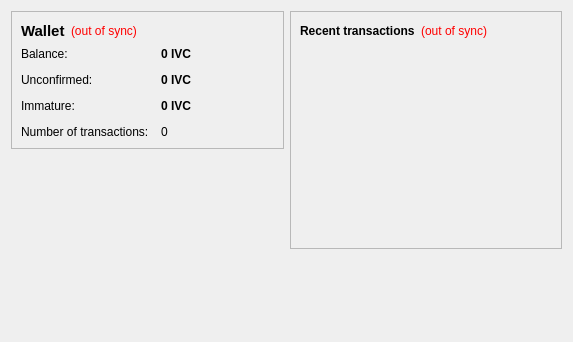
<?xml version="1.0" encoding="UTF-8"?>
<ui version="4.0">
 <class>OverviewPage</class>
 <widget class="QWidget" name="OverviewPage">
  <property name="geometry">
   <rect>
    <x>0</x>
    <y>0</y>
    <width>573</width>
    <height>342</height>
   </rect>
  </property>
  <property name="windowTitle">
   <string>Form</string>
  </property>
  <layout class="QHBoxLayout" name="horizontalLayout" stretch="1,1">
   <item>
    <layout class="QVBoxLayout" name="verticalLayout_2">
     <item>
      <widget class="QFrame" name="frame">
       <property name="frameShape">
        <enum>QFrame::StyledPanel</enum>
       </property>
       <property name="frameShadow">
        <enum>QFrame::Raised</enum>
       </property>
       <layout class="QVBoxLayout" name="verticalLayout_4">
        <item>
         <layout class="QHBoxLayout" name="horizontalLayout_4">
          <item>
           <widget class="QLabel" name="label_5">
            <property name="font">
             <font>
              <pointsize>11</pointsize>
              <weight>75</weight>
              <bold>true</bold>
             </font>
            </property>
            <property name="text">
             <string>Wallet</string>
            </property>
           </widget>
          </item>
          <item>
           <widget class="QLabel" name="labelWalletStatus">
            <property name="toolTip">
             <string>The displayed information may be out of date. Your wallet automatically synchronizes with the Innovationcoin network after a connection is established, but this process has not completed yet.</string>
            </property>
            <property name="styleSheet">
             <string notr="true">QLabel { color: red; }</string>
            </property>
            <property name="text">
             <string notr="true">(out of sync)</string>
            </property>
            <property name="alignment">
             <set>Qt::AlignLeading|Qt::AlignLeft|Qt::AlignVCenter</set>
            </property>
           </widget>
          </item>
          <item>
           <spacer name="horizontalSpacer_2">
            <property name="orientation">
             <enum>Qt::Horizontal</enum>
            </property>
            <property name="sizeHint" stdset="0">
             <size>
              <width>40</width>
              <height>20</height>
             </size>
            </property>
           </spacer>
          </item>
         </layout>
        </item>
        <item>
         <layout class="QFormLayout" name="formLayout_2">
          <property name="fieldGrowthPolicy">
           <enum>QFormLayout::AllNonFixedFieldsGrow</enum>
          </property>
          <property name="horizontalSpacing">
           <number>12</number>
          </property>
          <property name="verticalSpacing">
           <number>12</number>
          </property>
          <item row="0" column="0">
           <widget class="QLabel" name="label">
            <property name="text">
             <string>Balance:</string>
            </property>
           </widget>
          </item>
          <item row="0" column="1">
           <widget class="QLabel" name="labelBalance">
            <property name="font">
             <font>
              <weight>75</weight>
              <bold>true</bold>
             </font>
            </property>
            <property name="cursor">
             <cursorShape>IBeamCursor</cursorShape>
            </property>
            <property name="toolTip">
             <string>Your current balance</string>
            </property>
            <property name="text">
             <string notr="true">0 IVC</string>
            </property>
            <property name="textInteractionFlags">
             <set>Qt::LinksAccessibleByMouse|Qt::TextSelectableByKeyboard|Qt::TextSelectableByMouse</set>
            </property>
           </widget>
          </item>
          <item row="1" column="0">
           <widget class="QLabel" name="label_3">
            <property name="text">
             <string>Unconfirmed:</string>
            </property>
           </widget>
          </item>
          <item row="1" column="1">
           <widget class="QLabel" name="labelUnconfirmed">
            <property name="font">
             <font>
              <weight>75</weight>
              <bold>true</bold>
             </font>
            </property>
            <property name="cursor">
             <cursorShape>IBeamCursor</cursorShape>
            </property>
            <property name="toolTip">
             <string>Total of transactions that have yet to be confirmed, and do not yet count toward the current balance</string>
            </property>
            <property name="text">
             <string notr="true">0 IVC</string>
            </property>
            <property name="textInteractionFlags">
             <set>Qt::LinksAccessibleByMouse|Qt::TextSelectableByKeyboard|Qt::TextSelectableByMouse</set>
            </property>
           </widget>
          </item>
          <item row="3" column="0">
           <widget class="QLabel" name="label_2">
            <property name="text">
             <string>Number of transactions:</string>
            </property>
           </widget>
          </item>
          <item row="3" column="1">
           <widget class="QLabel" name="labelNumTransactions">
            <property name="toolTip">
             <string>Total number of transactions in wallet</string>
            </property>
            <property name="text">
             <string notr="true">0</string>
            </property>
           </widget>
          </item>
          <item row="2" column="0">
           <widget class="QLabel" name="labelImmatureText">
            <property name="text">
             <string>Immature:</string>
            </property>
           </widget>
          </item>
          <item row="2" column="1">
           <widget class="QLabel" name="labelImmature">
            <property name="font">
             <font>
              <weight>75</weight>
              <bold>true</bold>
             </font>
            </property>
            <property name="toolTip">
             <string>Mined balance that has not yet matured</string>
            </property>
            <property name="text">
             <string notr="true">0 IVC</string>
            </property>
            <property name="textInteractionFlags">
             <set>Qt::LinksAccessibleByMouse|Qt::TextSelectableByKeyboard|Qt::TextSelectableByMouse</set>
            </property>
           </widget>
          </item>
         </layout>
        </item>
       </layout>
      </widget>
     </item>
     <item>
      <spacer name="verticalSpacer">
       <property name="orientation">
        <enum>Qt::Vertical</enum>
       </property>
       <property name="sizeHint" stdset="0">
        <size>
         <width>20</width>
         <height>40</height>
        </size>
       </property>
      </spacer>
     </item>
    </layout>
   </item>
   <item>
    <layout class="QVBoxLayout" name="verticalLayout_3">
     <item>
      <widget class="QFrame" name="frame_2">
       <property name="frameShape">
        <enum>QFrame::StyledPanel</enum>
       </property>
       <property name="frameShadow">
        <enum>QFrame::Raised</enum>
       </property>
       <layout class="QVBoxLayout" name="verticalLayout">
        <item>
         <layout class="QHBoxLayout" name="horizontalLayout_2">
          <item>
           <widget class="QLabel" name="label_4">
            <property name="text">
             <string>&lt;b&gt;Recent transactions&lt;/b&gt;</string>
            </property>
           </widget>
          </item>
          <item>
           <widget class="QLabel" name="labelTransactionsStatus">
            <property name="toolTip">
             <string>The displayed information may be out of date. Your wallet automatically synchronizes with the Innovationcoin network after a connection is established, but this process has not completed yet.</string>
            </property>
            <property name="styleSheet">
             <string notr="true">QLabel { color: red; }</string>
            </property>
            <property name="text">
             <string notr="true">(out of sync)</string>
            </property>
            <property name="alignment">
             <set>Qt::AlignRight|Qt::AlignTrailing|Qt::AlignVCenter</set>
            </property>
           </widget>
          </item>
          <item>
           <spacer name="horizontalSpacer">
            <property name="orientation">
             <enum>Qt::Horizontal</enum>
            </property>
            <property name="sizeHint" stdset="0">
             <size>
              <width>40</width>
              <height>20</height>
             </size>
            </property>
           </spacer>
          </item>
         </layout>
        </item>
        <item>
         <widget class="QListView" name="listTransactions">
          <property name="styleSheet">
           <string notr="true">QListView { background: transparent; }</string>
          </property>
          <property name="frameShape">
           <enum>QFrame::NoFrame</enum>
          </property>
          <property name="verticalScrollBarPolicy">
           <enum>Qt::ScrollBarAlwaysOff</enum>
          </property>
          <property name="horizontalScrollBarPolicy">
           <enum>Qt::ScrollBarAlwaysOff</enum>
          </property>
          <property name="selectionMode">
           <enum>QAbstractItemView::NoSelection</enum>
          </property>
         </widget>
        </item>
       </layout>
      </widget>
     </item>
     <item>
      <spacer name="verticalSpacer_2">
       <property name="orientation">
        <enum>Qt::Vertical</enum>
       </property>
       <property name="sizeHint" stdset="0">
        <size>
         <width>20</width>
         <height>40</height>
        </size>
       </property>
      </spacer>
     </item>
    </layout>
   </item>
  </layout>
 </widget>
 <resources/>
 <connections/>
</ui>
